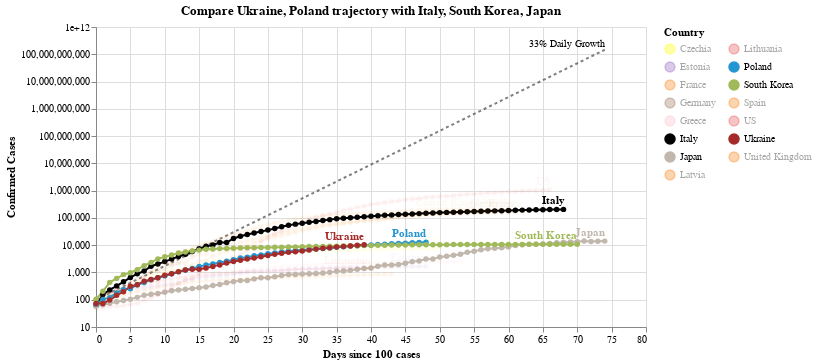

The code cell stored with this chart in its notebook:
### Code cell
#hide_input
chart2 = make_since_chart(['Ukraine', 'Poland'])
chart2

### Figure 1 — Vega-Lite specification as saved in the notebook (floating-point values rounded to 4 significant figures; data arrays with more than 128 entries replaced by an {"elided": "..."} marker saying what was removed)
{"config": {"view": {"continuousWidth": 400, "continuousHeight": 300}}, "layer": [{"mark": {"type": "line", "color": "black", "opacity": 0.5, "strokeDash": [3, 3]}, "encoding": {"x": {"type": "quantitative", "field": "Days since 100 cases"}, "y": {"type": "quantitative", "field": "Confirmed Cases"}}}, {"mark": {"type": "text", "align": "right", "dy": -6, "fontSize": 10, "text": "33% Daily Growth"}, "encoding": {"x": {"type": "quantitative", "field": "Days since 100 cases"}, "y": {"type": "quantitative", "field": "Confirmed Cases"}}, "transform": [{"filter": "(datum['Days since 100 cases'] >= 74)"}]}, {"data": {"name": "data-0fdaec11534d90cb88cf265c39a3c27d"}, "mark": {"type": "line", "point": true}, "encoding": {"color": {"type": "nominal", "field": "Country", "legend": {"columns": 2}, "scale": {"domain": ["Czechia", "Estonia", "France", "Germany", "Greece", "Italy", "Japan", "Latvia", "Lithuania", "Poland", "South Korea", "Spain", "US", "Ukraine", "United Kingdom"], "range": ["yellow", "#9467bd", "#F58518", "#9D755D", "pink", "black", "#C1B7AD", "#F58518", "#E45756", "#2495D3", "#A1BA59", "#F58518", "#E45756", "brown", "#F58518"]}}, "opacity": {"condition": {"value": 1, "selection": "selector003"}, "value": 0.05}, "tooltip": [{"type": "nominal", "field": "Country"}, {"type": "temporal", "field": "Date"}, {"type": "quantitative", "field": "Confirmed Cases"}, {"type": "quantitative", "field": "Days since 100 cases"}], "x": {"type": "quantitative", "field": "Days since 100 cases"}, "y": {"type": "quantitative", "field": "Confirmed Cases", "scale": {"type": "log"}}}, "selection": {"selector003": {"type": "multi", "fields": ["Country"], "bind": "legend", "init": [{"Country": "Ukraine"}, {"Country": "Poland"}, {"Country": "Italy"}, {"Country": "South Korea"}, {"Country": "Japan"}]}}, "width": 550}, {"data": {"name": "data-0fdaec11534d90cb88cf265c39a3c27d"}, "mark": {"type": "text", "align": "right", "dy": -8, "fontWeight": "bold"}, "encoding": {"color": {"type": "nominal", "field": "Country", "legend": {"columns": 2}, "scale": {"domain": ["Czechia", "Estonia", "France", "Germany", "Greece", "Italy", "Japan", "Latvia", "Lithuania", "Poland", "South Korea", "Spain", "US", "Ukraine", "United Kingdom"], "range": ["yellow", "#9467bd", "#F58518", "#9D755D", "pink", "black", "#C1B7AD", "#F58518", "#E45756", "#2495D3", "#A1BA59", "#F58518", "#E45756", "brown", "#F58518"]}}, "opacity": {"condition": {"value": 1, "selection": "selector003"}, "value": 0.05}, "text": {"type": "nominal", "field": "Country"}, "tooltip": [{"type": "nominal", "field": "Country"}, {"type": "temporal", "field": "Date"}, {"type": "quantitative", "field": "Confirmed Cases"}, {"type": "quantitative", "field": "Days since 100 cases"}], "x": {"type": "quantitative", "field": "Days since 100 cases"}, "y": {"type": "quantitative", "field": "Confirmed Cases", "scale": {"type": "log"}}}, "transform": [{"filter": "(datum['Date'] >= 1588204800000)"}], "width": 550}], "data": {"name": "data-382c89820c78be5260470f1bf08c0b99"}, "title": "Compare Ukraine, Poland trajectory with Italy, South Korea, Japan", "$schema": "https://vega.github.io/schema/vega-lite/v4.0.2.json", "datasets": {"data-382c89820c78be5260470f1bf08c0b99": [{"Days since 100 cases": 0, "Confirmed Cases": 100.0}, {"Days since 100 cases": 1, "Confirmed Cases": 133.0}, {"Days since 100 cases": 2, "Confirmed Cases": 176.9}, {"Days since 100 cases": 3, "Confirmed Cases": 235.3}, {"Days since 100 cases": 4, "Confirmed Cases": 312.9}, {"Days since 100 cases": 5, "Confirmed Cases": 416.2}, {"Days since 100 cases": 6, "Confirmed Cases": 553.5}, {"Days since 100 cases": 7, "Confirmed Cases": 736.1}, {"Days since 100 cases": 8, "Confirmed Cases": 979.1}, {"Days since 100 cases": 9, "Confirmed Cases": 1302.0}, {"Days since 100 cases": 10, "Confirmed Cases": 1732.0}, {"Days since 100 cases": 11, "Confirmed Cases": 2303.0}, {"Days since 100 cases": 12, "Confirmed Cases": 3064.0}, {"Days since 100 cases": 13, "Confirmed Cases": 4074.0}, {"Days since 100 cases": 14, "Confirmed Cases": 5419.0}, {"Days since 100 cases": 15, "Confirmed Cases": 7207.0}, {"Days since 100 cases": 16, "Confirmed Cases": 9586.0}, {"Days since 100 cases": 17, "Confirmed Cases": 12750.0}, {"Days since 100 cases": 18, "Confirmed Cases": 16960.0}, {"Days since 100 cases": 19, "Confirmed Cases": 22550.0}, {"Days since 100 cases": 20, "Confirmed Cases": 29990.0}, {"Days since 100 cases": 21, "Confirmed Cases": 39890.0}, {"Days since 100 cases": 22, "Confirmed Cases": 53060.0}, {"Days since 100 cases": 23, "Confirmed Cases": 70560.0}, {"Days since 100 cases": 24, "Confirmed Cases": 93850.0}, {"Days since 100 cases": 25, "Confirmed Cases": 124800.0}, {"Days since 100 cases": 26, "Confirmed Cases": 166000.0}, {"Days since 100 cases": 27, "Confirmed Cases": 220800.0}, {"Days since 100 cases": 28, "Confirmed Cases": 293700.0}, {"Days since 100 cases": 29, "Confirmed Cases": 390600.0}, {"Days since 100 cases": 30, "Confirmed Cases": 519500.0}, {"Days since 100 cases": 31, "Confirmed Cases": 690900.0}, {"Days since 100 cases": 32, "Confirmed Cases": 918900.0}, {"Days since 100 cases": 33, "Confirmed Cases": 1222000.0}, {"Days since 100 cases": 34, "Confirmed Cases": 1625000.0}, {"Days since 100 cases": 35, "Confirmed Cases": 2162000.0}, {"Days since 100 cases": 36, "Confirmed Cases": 2875000.0}, {"Days since 100 cases": 37, "Confirmed Cases": 3824000.0}, {"Days since 100 cases": 38, "Confirmed Cases": 5086000.0}, {"Days since 100 cases": 39, "Confirmed Cases": 6764000.0}, {"Days since 100 cases": 40, "Confirmed Cases": 8996000.0}, {"Days since 100 cases": 41, "Confirmed Cases": 11970000.0}, {"Days since 100 cases": 42, "Confirmed Cases": 15910000.0}, {"Days since 100 cases": 43, "Confirmed Cases": 21170000.0}, {"Days since 100 cases": 44, "Confirmed Cases": 28150000.0}, {"Days since 100 cases": 45, "Confirmed Cases": 37440000.0}, {"Days since 100 cases": 46, "Confirmed Cases": 49790000.0}, {"Days since 100 cases": 47, "Confirmed Cases": 66230000.0}, {"Days since 100 cases": 48, "Confirmed Cases": 88080000.0}, {"Days since 100 cases": 49, "Confirmed Cases": 117100000.0}, {"Days since 100 cases": 50, "Confirmed Cases": 155800000.0}, {"Days since 100 cases": 51, "Confirmed Cases": 207200000.0}, {"Days since 100 cases": 52, "Confirmed Cases": 275600000.0}, {"Days since 100 cases": 53, "Confirmed Cases": 366600000.0}, {"Days since 100 cases": 54, "Confirmed Cases": 487500000.0}, {"Days since 100 cases": 55, "Confirmed Cases": 648400000.0}, {"Days since 100 cases": 56, "Confirmed Cases": 862400000.0}, {"Days since 100 cases": 57, "Confirmed Cases": 1147000000.0}, {"Days since 100 cases": 58, "Confirmed Cases": 1525000000.0}, {"Days since 100 cases": 59, "Confirmed Cases": 2029000000.0}, {"Days since 100 cases": 60, "Confirmed Cases": 2698000000.0}, {"Days since 100 cases": 61, "Confirmed Cases": 3589000000.0}, {"Days since 100 cases": 62, "Confirmed Cases": 4773000000.0}, {"Days since 100 cases": 63, "Confirmed Cases": 6348000000.0}, {"Days since 100 cases": 64, "Confirmed Cases": 8443000000.0}, {"Days since 100 cases": 65, "Confirmed Cases": 11230000000.0}, {"Days since 100 cases": 66, "Confirmed Cases": 14940000000.0}, {"Days since 100 cases": 67, "Confirmed Cases": 19860000000.0}, {"Days since 100 cases": 68, "Confirmed Cases": 26420000000.0}, {"Days since 100 cases": 69, "Confirmed Cases": 35140000000.0}, {"Days since 100 cases": 70, "Confirmed Cases": 46730000000.0}, {"Days since 100 cases": 71, "Confirmed Cases": 62150000000.0}, {"Days since 100 cases": 72, "Confirmed Cases": 82660000000.0}, {"Days since 100 cases": 73, "Confirmed Cases": 109900000000.0}, {"Days since 100 cases": 74, "Confirmed Cases": 146200000000.0}], "data-0fdaec11534d90cb88cf265c39a3c27d": {"elided": "855 records"}}}
